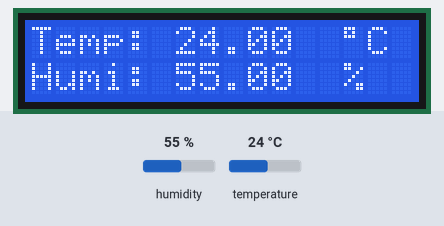
This sketch was run on a simulated ESP32. Parts: 16×2 character LCD. The inputs (shaded band) are chosen by the test bench; at power-on: humidity 55 %, temperature 24 °C. Storage starts empty; what the sketch prints to the serial monitor is not drawn.

Above: at 1.2 s.
1.3 s: humidity set to 22 %
At 5.4 s:
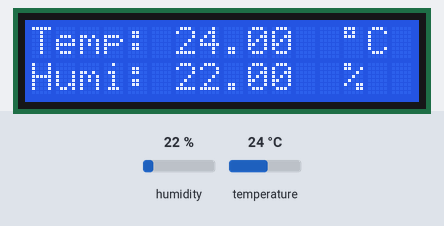
6.6 s: temperature set to 12 °C
At 11.3 s:
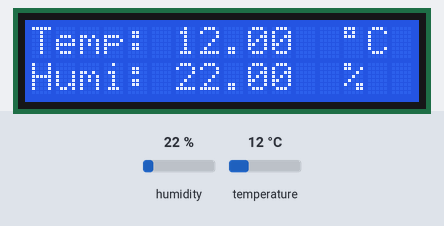
11.6 s: humidity set to 40 %
At 16.4 s:
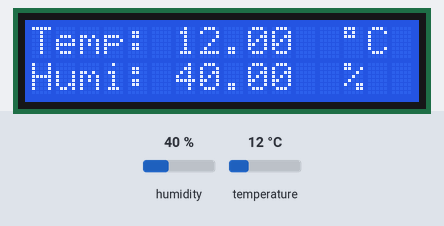
16.7 s: temperature set to 19 °C
At 21.7 s:
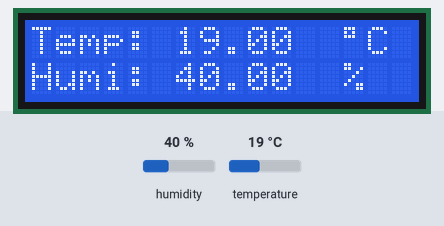
Timing chart, 0 to 22.7 s (numbered marks = the images above; inputs shaded):
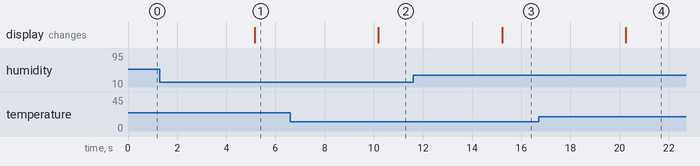

The sketch:

demo.ino
```cpp
#include <WiFi.h>
#include <ESPAsyncWebServer.h>
#include <SPIFFS.h>
#include <Wire.h>
#include <DHT.h>
#include <AsyncElegantOTA.h>
#include <LiquidCrystal_I2C.h>

#define ssid "Hong"
#define password "hongdt4"

//khai bao bien luu nhiet do va do am
float temper = 0.0;
float humi = 0.0;
float temperPre = 0.0;
float humiPre = 0.0;

String temperStr = " ";
String humiStr = " ";

//init lcd
LiquidCrystal_I2C lcd(0x27, 16, 2); //lcd i2c 16x2

#define DHTPIN 15     // what pin we're connected to
#define DHTTYPE DHT21  // DHT 22  (AM2302)
DHT dht(DHTPIN, DHTTYPE); //// Initialize DHT sensor for normal 16mhz Arduino


// Create AsyncWebServer object on port 80
AsyncWebServer server(80);

String readDHTTemp()
{
  // Read temperature as Celsius (the default)
  temper = dht.readTemperature();
  if(temper > 0)
  {
    temperPre = temper;
  }

  if (isnan(temper)) {
    Serial.println("khong doc duoc nhiet do");
    temper = temperPre;
    return String(temper);
  }
  else {
    Serial.println(temper);
    return String(temper);
  }
}

String readDHTHum()
{
  humi = dht.readHumidity();
  if(humi > 0)
  {
    humiPre = humi;
  }
  if (isnan(humi)) {
    Serial.println("khong doc duoc do am");
    humi = humiPre;
    return String(humi);
  }
  else {
    Serial.println(humi);
    return String(humi);
  }
}

void setup()
{

  Serial.begin(115200);
  dht.begin();

  //khoi tao lcd
  lcd.init();
  // bat led nen
  lcd.backlight();

  if(!SPIFFS.begin()){
    Serial.println("An Error has occurred while mounting SPIFFS");
    return;
  }
  // Connect to Wi-Fi
  WiFi.softAP(ssid, password);
  Serial.print("IP address: ");
  Serial.println(WiFi.softAPIP());


  // Route for root / web page
  server.on("/", HTTP_GET, [](AsyncWebServerRequest *request){
    request->send(SPIFFS, "/index.html");
  });
  server.on("/temperature", HTTP_GET, [](AsyncWebServerRequest *request){
    request->send_P(200, "text/plain", temperStr.c_str());
  });
  server.on("/humidity", HTTP_GET, [](AsyncWebServerRequest *request){
    request->send_P(200, "text/plain", humiStr.c_str());
  });
  AsyncElegantOTA.begin(&server);
  server.begin();
}

void loop(){
  temperStr = readDHTTemp();
  humiStr = readDHTHum();
  //set con tro hang thu nhat, cot thu nhat
  lcd.setCursor(0, 0);
  //in ra man hinh
  lcd.print("Temp: ");
  lcd.setCursor(6, 0);
  lcd.print(temper);
  lcd.setCursor(13, 0);
  lcd.write(0xDF);
  lcd.print("C");
  //set con tro hang thu hai, cot thu nhat
  lcd.setCursor(0,1);
  lcd.print("Humi: ");
  lcd.setCursor(6, 1);
  lcd.print(humi);
  lcd.setCursor(13, 1);
  lcd.print("%");
  delay(5000);
}
```

Measured:
- after the input at 1.3 s, the display: changes after 3.9 s (image 1)
- after the input at 6.6 s, the display: changes after 3.6 s (image 2)
- after the input at 11.6 s, the display: changes after 3.6 s (image 3)
- after the input at 16.7 s, the display: changes after 3.5 s (image 4)
